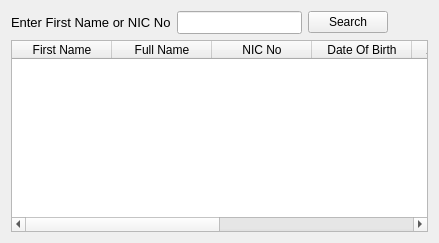
         <widget class="QWidget" name="tab_6">
          <attribute name="title">
           <string>Search</string>
          </attribute>
          <layout class="QGridLayout" name="gridLayout_9">
           <item row="1" column="0">
            <widget class="QTableWidget" name="teacher">
             <column>
              <property name="text">
               <string>First Name</string>
              </property>
             </column>
             <column>
              <property name="text">
               <string>Full Name</string>
              </property>
             </column>
             <column>
              <property name="text">
               <string>NIC No</string>
              </property>
             </column>
             <column>
              <property name="text">
               <string>Date Of Birth</string>
              </property>
             </column>
             <column>
              <property name="text">
               <string>Admited date</string>
              </property>
             </column>
             <column>
              <property name="text">
               <string>Address</string>
              </property>
             </column>
             <column>
              <property name="text">
               <string>Contacts</string>
              </property>
             </column>
             <column>
              <property name="text">
               <string>E-Mail</string>
              </property>
             </column>
            </widget>
           </item>
           <item row="0" column="0">
            <layout class="QHBoxLayout" name="horizontalLayout_5">
             <property name="topMargin">
              <number>0</number>
             </property>
             <item>
              <widget class="QLabel" name="label_28">
               <property name="font">
                <font>
                 <pointsize>10</pointsize>
                </font>
               </property>
               <property name="text">
                <string>Enter First Name or NIC No</string>
               </property>
              </widget>
             </item>
             <item>
              <widget class="QLineEdit" name="lineEdit_20">
               <property name="font">
                <font>
                 <pointsize>10</pointsize>
                </font>
               </property>
              </widget>
             </item>
             <item>
              <widget class="QPushButton" name="pushButton_6">
               <property name="text">
                <string>Search</string>
               </property>
               <property name="icon">
                <iconset resource="searchst.qrc">
                 <normaloff>:/newPrefix/search.png</normaloff>:/newPrefix/search.png</iconset>
               </property>
              </widget>
             </item>
             <item>
              <spacer name="horizontalSpacer_5">
               <property name="orientation">
                <enum>Qt::Horizontal</enum>
               </property>
               <property name="sizeHint" stdset="0">
                <size>
                 <width>40</width>
                 <height>20</height>
                </size>
               </property>
              </spacer>
             </item>
            </layout>
           </item>
          </layout>
         </widget>
